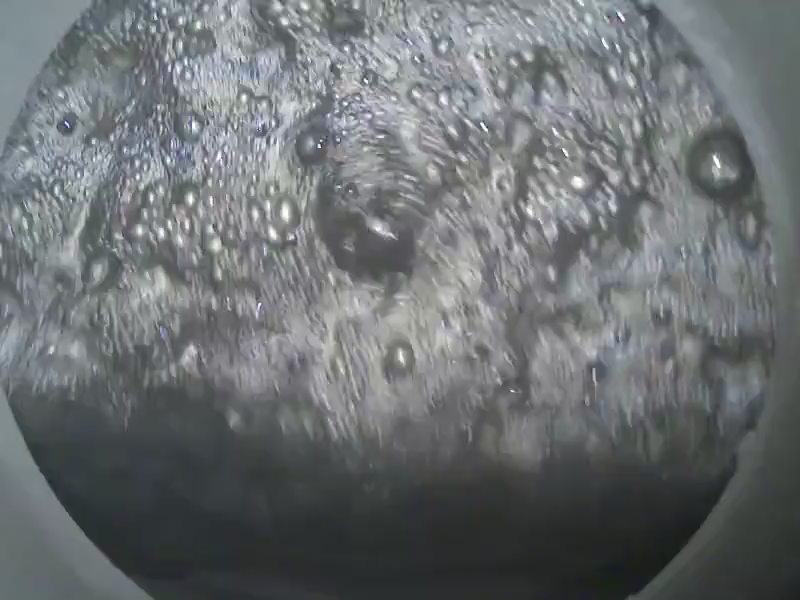
#> input picture example/1/f1111/0.png, 800 x 600 px
$ python -i image_preprocessing.py   (imports and definitions only)
#> lines starting #> are read from the running program, lines starting #| are printed output that depends on the picture; after the words box and inside, x2 and y2 are one past the last pixel; in counts of white or black regions, pixels touching at a corner belong together
### backend/create_binarization.py
#ADAPTED AND TRAINED FROM: https://github.com/milesial/Pytorch-UNet

import os

import numpy as np
import torch
import torch.nn as nn
import torch.nn.functional as F
from PIL import Image
from torchvision import transforms

from os.path import splitext
from os import listdir
import numpy as np
from glob import glob
import torch
from torch.utils.data import Dataset
import logging
from PIL import Image

import cv2 as cv

class BasicDataset(Dataset):
    # [10 lines left out: function __init__, not called in this run]

    def __len__(self):
        return len(self.ids)

    # [41 lines left out: functions preprocess, __getitem__, not called in this run]


class DoubleConv(nn.Module):
    """(convolution => [BN] => ReLU) * 2"""

    def __init__(self, in_channels, out_channels, mid_channels=None):
        super().__init__()
        if not mid_channels:
            mid_channels = out_channels
        self.double_conv = nn.Sequential(
            nn.Conv2d(in_channels, mid_channels, kernel_size=3, padding=1),
            nn.BatchNorm2d(mid_channels),
            nn.ReLU(inplace=True),
            nn.Conv2d(mid_channels, out_channels, kernel_size=3, padding=1),
            nn.BatchNorm2d(out_channels),
            nn.ReLU(inplace=True)
        )

    def forward(self, x):
        return self.double_conv(x)


class Down(nn.Module):
    """Downscaling with maxpool then double conv"""

    # [6 lines left out: function __init__, not called in this run]

    def forward(self, x):
        return self.maxpool_conv(x)


class Up(nn.Module):
    """Upscaling then double conv"""

    # [25 lines left out: functions __init__, forward, not called in this run]


class OutConv(nn.Module):
    def __init__(self, in_channels, out_channels):
        super(OutConv, self).__init__()
        self.conv = nn.Conv2d(in_channels, out_channels, kernel_size=1)

    def forward(self, x):
        return self.conv(x)


class UNet(nn.Module):
    def __init__(self, n_channels, n_classes, bilinear=True):
        super(UNet, self).__init__()
        self.n_channels = n_channels
        self.n_classes = n_classes
        self.bilinear = bilinear

        self.inc = DoubleConv(n_channels, 64)
#> further down, picture is the input picture: shape (600, 800, 3); mean B, G, R 113.4, 111.3, 107.6
        self.down1 = Down(64, 128)
        self.down2 = Down(128, 256)
        self.down3 = Down(256, 512)
        factor = 2 if bilinear else 1
        self.down4 = Down(512, 1024 // factor)
        self.up1 = Up(1024, 512 // factor, bilinear)
        self.up2 = Up(512, 256 // factor, bilinear)
        self.up3 = Up(256, 128 // factor, bilinear)
        self.up4 = Up(128, 64, bilinear)
        self.outc = OutConv(64, n_classes)

    # [48 lines left out: functions forward, predict_img, not called in this run]


def mask_to_image(mask):
    return Image.fromarray((mask * 255).astype(np.uint8))


# [9 lines left out: function get_binarization_mask, not called in this run]

trainde_model = 'CP_882.pth'
net = UNet(n_channels=3, n_classes=1)
device = torch.device('cuda' if torch.cuda.is_available() else 'cpu')
net.to(device=device)
net.load_state_dict(torch.load(trainde_model, map_location=device))
net.eval()

# [2 lines that do not run on import are left out]

### backend/image_preprocessing.py
import os
from pathlib import Path
from matplotlib import cm
import cv2
from kraken import binarization
from PIL import Image
from collections import Counter
import numpy as np
import math
import time
from scipy.spatial import Voronoi
from create_binarization import get_binarization_mask


#1. Video to frames
# [41 lines left out: functions get_frames, _put_mask, not called in this run]

#OpenCV binarizations and UNET binariztion call
def _binarize(np_img, use_unet = False):
#> called with use_unet = False
    if use_unet:
        th = np.array(get_binarization_mask(np_img))
        return {'M': th, 'G': th, 'O': th, 'K': th, 'S': th}
    else:
        np_img_cv = cv2.cvtColor(np_img, cv2.COLOR_BGR2GRAY)
        #mean
        th1 = cv2.adaptiveThreshold(np_img_cv,255,cv2.ADAPTIVE_THRESH_MEAN_C,\
                    cv2.THRESH_BINARY,151,1)
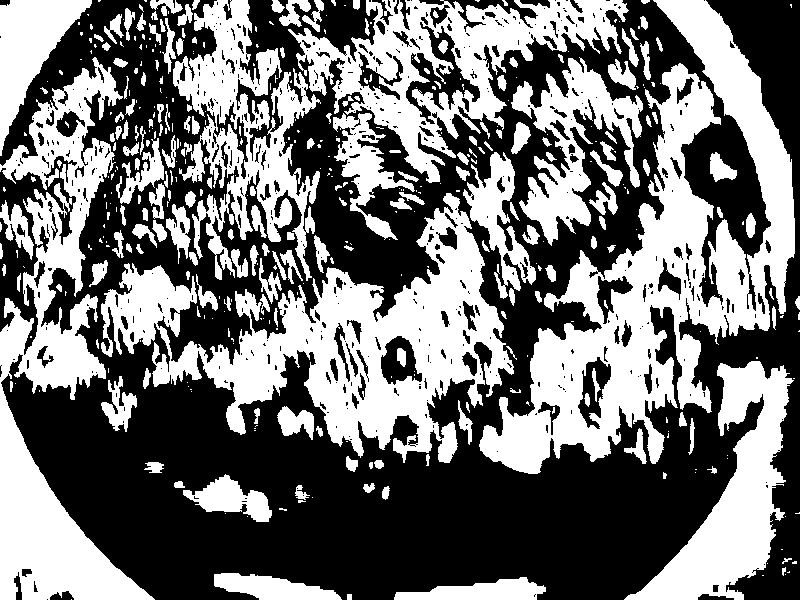
#> th1: shape (600, 800); 45.3% white; 432 white regions (234 under 20 px), largest, box (x1, y1, x2, y2) and area: (479, 0, 795, 474) 47900, (101, 193, 514, 463) 38213, (0, 57, 155, 600) 29638
        #gauss
        th2 = cv2.adaptiveThreshold(np_img_cv,255,cv2.ADAPTIVE_THRESH_GAUSSIAN_C,\
                    cv2.THRESH_BINARY,151,1) #11,2
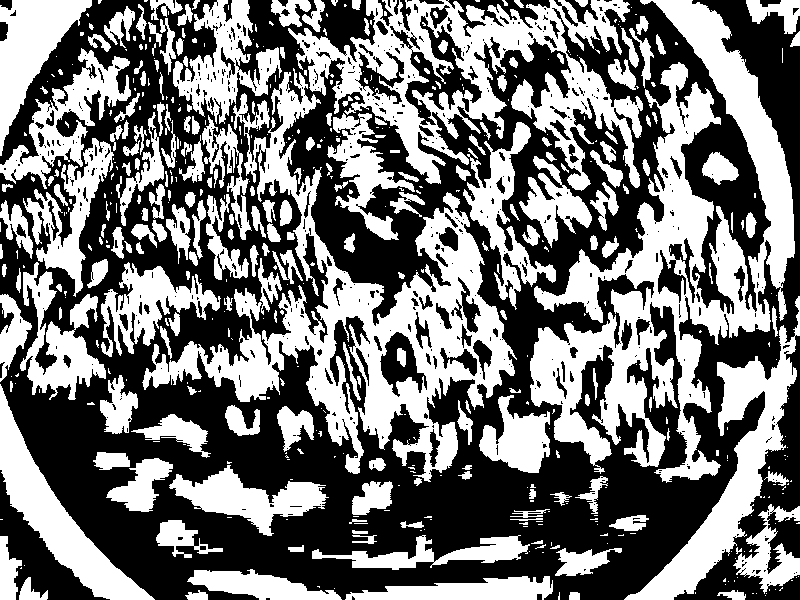
#> th2: shape (600, 800); 46% white; 520 white regions (301 under 20 px), largest, box (x1, y1, x2, y2) and area: (530, 0, 795, 483) 41987, (142, 68, 517, 482) 34674, (288, 0, 643, 191) 24181
        #otsu
        _,th3 = cv2.threshold(np_img_cv,200,255,cv2.THRESH_BINARY+cv2.THRESH_OTSU)
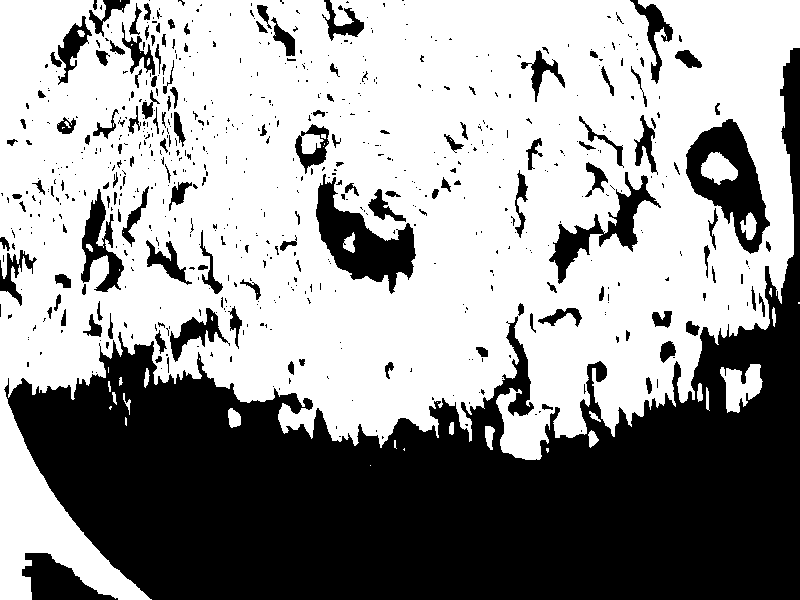
#> th3: shape (600, 800); 59.9% white; 684 black regions (539 under 20 px), largest, box (x1, y1, x2, y2) and area: (4, 48, 800, 600) 154152, (686, 119, 770, 254) 5091, (316, 174, 416, 294) 4997
        #kraken
#> (the run stopped early here; a loop or call above may not have finished)

$ run again, on example/1/f1111/10.png
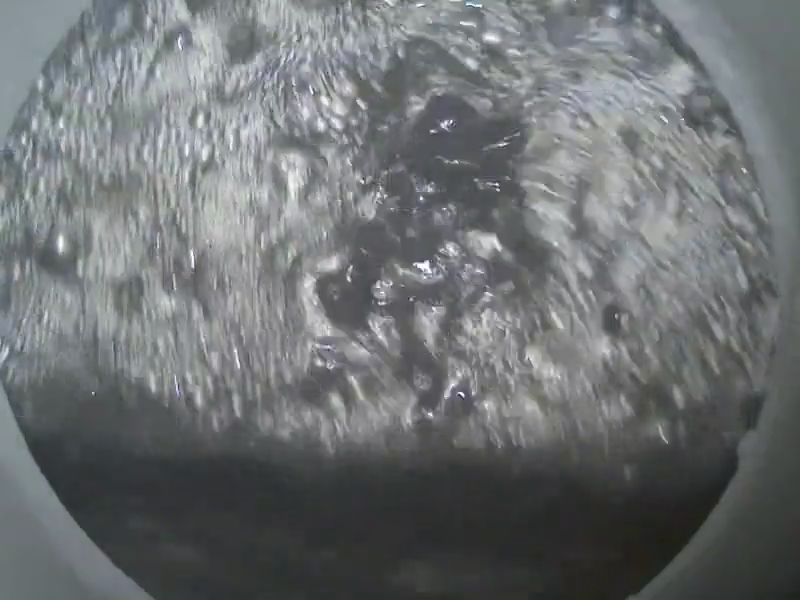
#> input picture example/1/f1111/10.png, 800 x 600 px
#> picture is the input picture: shape (600, 800, 3); mean B, G, R 114.1, 112.5, 109.4
#> in _binarize, `th1 = cv2.adaptiveThreshold(np_img_cv,255,cv2.ADAPTIVE_THRESH_MEAN_C,\..`:
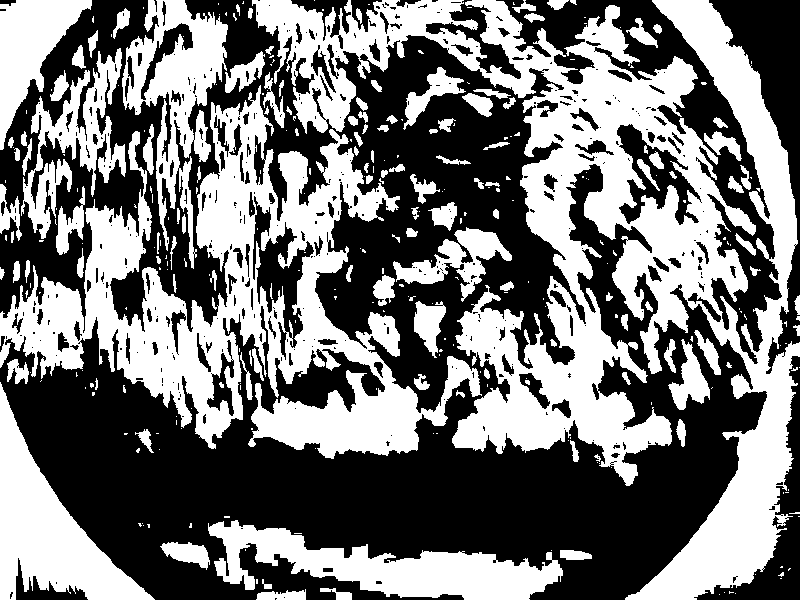
#> th1: shape (600, 800); 46.3% white; 320 white regions (196 under 20 px), largest, box (x1, y1, x2, y2) and area: (252, 0, 800, 600) 95674, (0, 85, 482, 459) 55860, (208, 520, 563, 600) 12586
#> th2: shape (600, 800); 44.6% white; 487 white regions (316 under 20 px), largest, box (x1, y1, x2, y2) and area: (522, 0, 800, 600) 47094, (117, 83, 422, 459) 34456, (127, 505, 622, 600) 18387
#> in _binarize, `_,th3 = cv2.threshold(np_img_cv,200,255,cv2.THRESH_BINARY+cv2.THRESH_O..`:
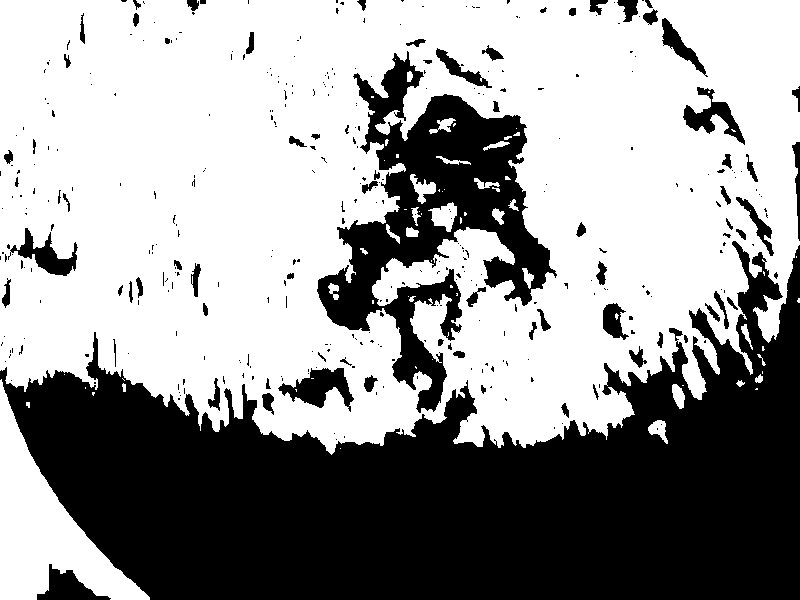
#> th3: shape (600, 800); 60% white; 376 black regions (297 under 20 px), largest, box (x1, y1, x2, y2) and area: (0, 241, 800, 600) 147678, (317, 51, 557, 413) 29862, (278, 368, 354, 412) 1590
